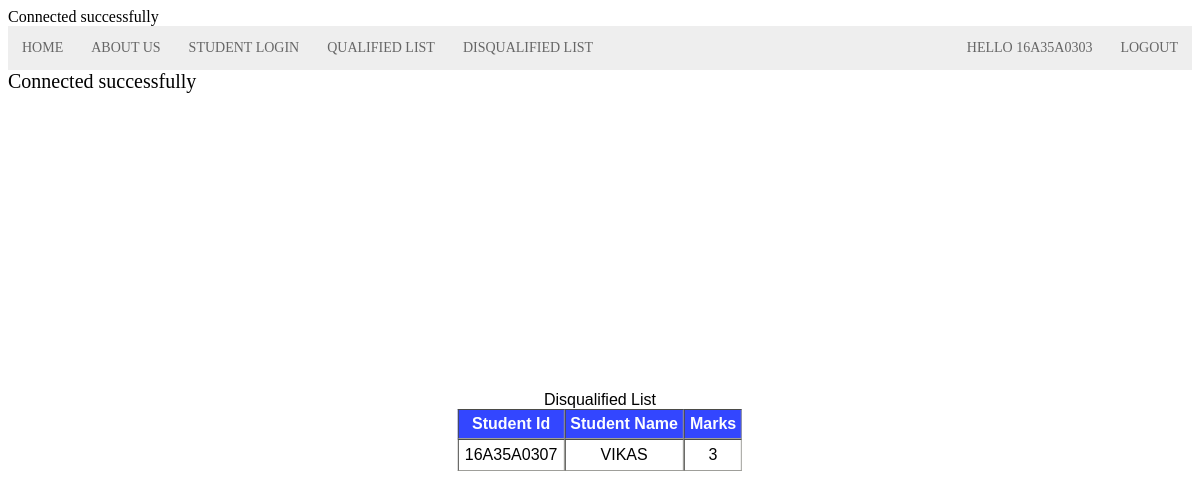
The page /Disqualified.php (signed in) on the database its author committed.
### tables this page shows
CREATE TABLE `student_registration` (
  `sid` varchar(20) NOT NULL,
  `pwd` varchar(20) NOT NULL,
  `sname` varchar(20) NOT NULL,
  `qualification` varchar(10) NOT NULL,
  `branch` varchar(20) NOT NULL,
  `phno` varchar(10) NOT NULL,
  `marks` int(3) DEFAULT NULL,
  `Role` int(1) NOT NULL
);

### Disqualified.php (the view, shortened to what this page needs)
<head> <link href=style.css rel=stylesheet type="text/css"></head>
<?php
include "navbar.php";
?>
<body>
    <div class="content">
   <table border=1 cellspacing="0" cellpadding="5px" class="tab">
   	<caption>Disqualified List</caption>
   	<thead>
   		<tr>
   			<th>Student Id</th>
        <th>Student Name</th>
   			<th>Marks</th>
   		</tr>
   </thead>
 <?php
include "dbcon.php";
$result = mysqli_query($connection , "SELECT * FROM student_registration WHERE marks<8");
 while($row = mysqli_fetch_array($result, MYSQLI_NUM))
 {
echo "<tr><td>" . $row[0] . "</td><td>" . $row[2] . "</td><td>".$row[6]."</td></tr>";
}
echo "</table>";
?>
    </div>
</body>

### style.css (style rules this page uses)
.content { background-color: rgba(255, 255, 255, 0.9); font-size: 20px ; min-height:100%; min-width:100%; }
.tab { position:absolute; top: 50%; left: 50%; margin-right: -50%; transform: translate(-50%, -50%); }

### Disqualified.php (style rules this page uses)
body { background-attachment: fixed; }
table { border: 1px #9F9F9A ; font: 16px sans-serif; margin:auto; }
thead { color: #FDFEFE ; background-color: #3346FF; }
td { padding:6px; text-align:center; }

### rows shown on the page
student_registration: sid "16A35A0307", sname "VIKAS", marks "3"

### other values the page prints
$_SESSION['sid'] "16A35A0303"
